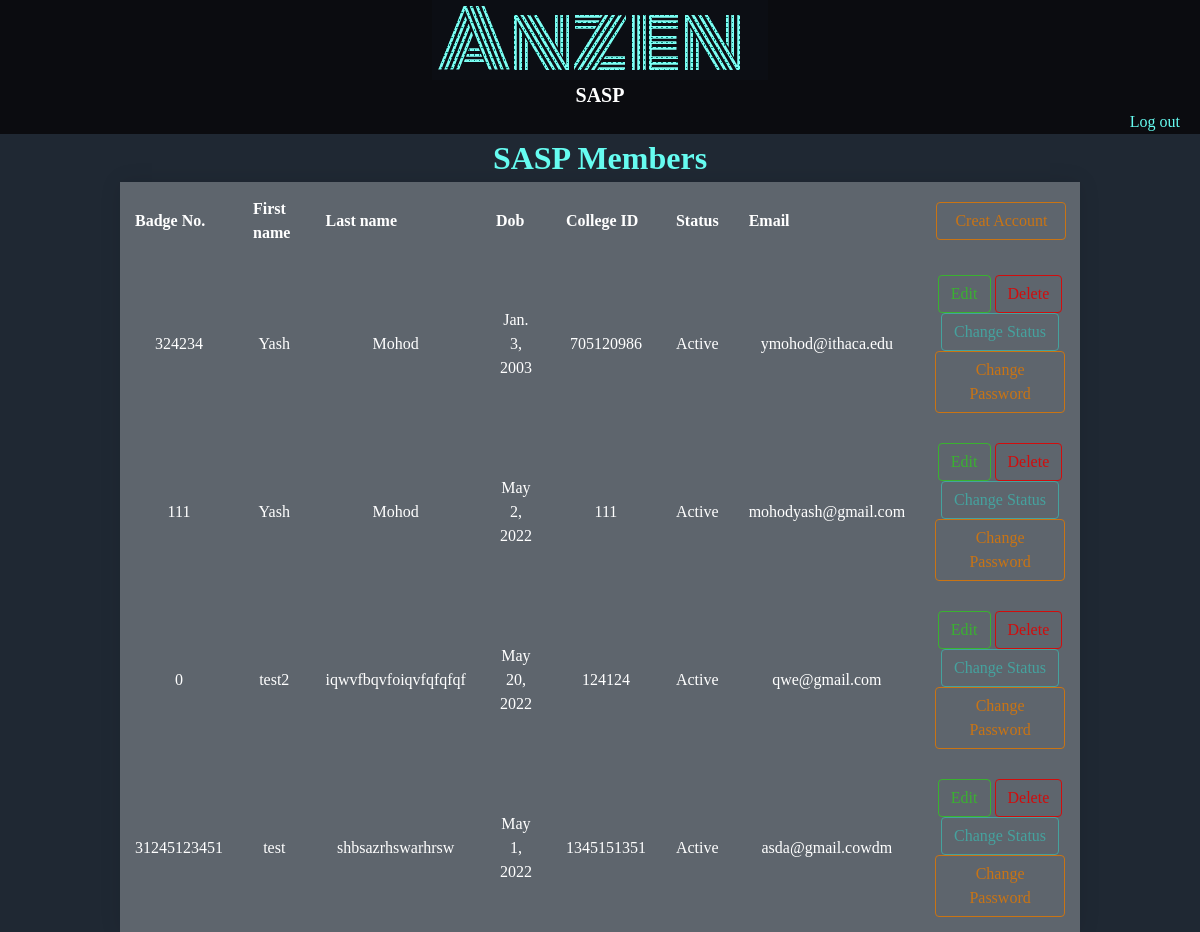
Page /userAccounts/ (signed in) on the earlier database version.
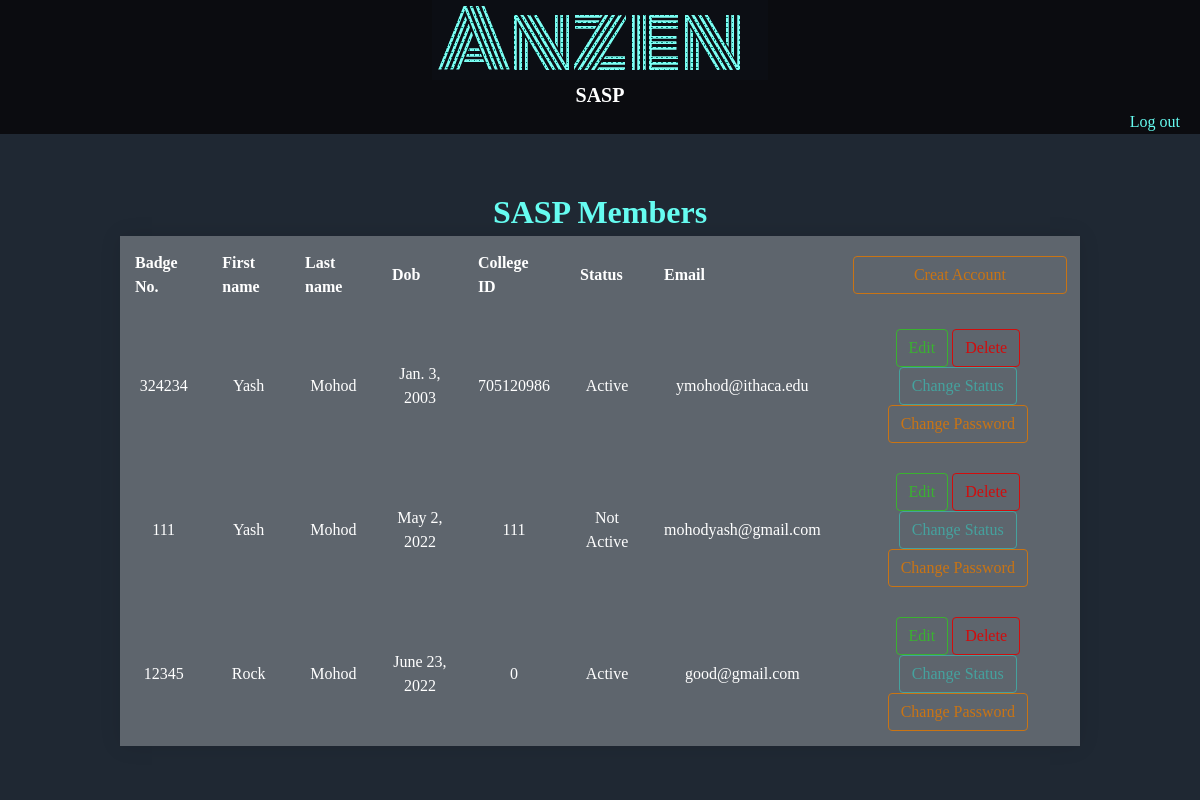
Same page on the later database version.
### accounts/models.py (models this page shows, shortened)
class User(AbstractBaseUser,PermissionsMixin):
    badgeNo = models.IntegerField(null=True)
    firstName = models.CharField(max_length=50,null=True)
    lastName = models.CharField(max_length=50,null=True)
    dob = models.DateField( auto_now=False, auto_now_add=False,null=True)
    collegeId = models.IntegerField(null=True)
    status = models.CharField(default='Active',max_length=50, choices=[('Active','Active'),('Not Active','Not Active')])
    email = models.EmailField( max_length=254, unique=True)
    is_superuser = models.BooleanField(default=False)
    is_staff = models.BooleanField(default=True)
    objects= CustomAccountManager()
    USERNAME_FIELD = 'email'

### accounts/views.py (the view, shortened to what this page needs)
# urls.py: path('userAccounts/',views.userAccounts,name='userAccounts'),
@login_required(login_url='login')
def userAccounts(request):
    print(request)
    users = models.User.objects.all()
    context ={'users':users }
    return render(request,'accounts/account_management/userAccounts.html',context)

### accounts/templates/accounts/account_management/userAccounts.html (shortened to what this page needs)
{% extends 'accounts/index.html' %}
{% block content %}
    <div class="accountsDisplay">
        <H1 style="color:#66fcf1 ;">
            SASP Members
        </H1>
        <form class="accountsDisplayForm" action="" method="POST">
            <table >
                <tr>
                    <th>Badge No.</th>
                    <th>First name</th>
                    <th>Last name</th>
                    <th>Dob</th>
                    <th>College ID</th>
                    <th>Status</th>
                    <th>Email</th>
                    <th><a href="{% url 'register' %}"><button type="button" class="newInceidentButton" style="width: 100%;">Creat Account</button></a></th>
                </tr>
                {% for user in users %}
                <tr>
                    <td> {{ user.badgeNo }}</td>
                    <td>{{ user.firstName }}</td>
                    <td>{{ user.lastName }}</td>
                    <td>{{ user.dob }}</td>
                    <td>{{ user.collegeId }}</td>
                    <td>{{ user.status }}</td>
                    <td> {{ user.email }}</td>
                    <td>
                        <button type="submit" class="editButton" value="edit" name="0{{user.id}}">Edit</button>
                        <button type="submit" class="deleteButton" value="delete" name="1{{user.id}}">Delete</button>
                        <button type="submit" class="statusButton" value="changestat" name="2{{user.id}}"> Change Status</button>
                        <button type="submit" class="passButton" value="changepass" name="3{{user.id}}"> Change Password</button>
                    </td>
                </tr>
                {% endfor %}
            </table>
        </form>
    </div>
{% endblock content %}

### accounts/templates/accounts/index.html (shortened to what this page needs)
{% load static %}
<!DOCTYPE html>
<html lang="en">
<head>
    <link rel="stylesheet" href="{% static 'accounts.css' %}">
</head>
<body>
    <div class='navBar'>
        <div class="navBarTitle">
            <div class="navBarTitleText">
                {% if request.user.is_authenticated %}
                    <a href="{% url 'dashBoard' %}"><img src="{% static 'imgs/title.gif' %}" alt="" srcset=""></a>
                {% else %}
                    <a href="{% url 'home' %}"><img src="{% static 'imgs/title.gif' %}" alt="" srcset=""></a>
                {% endif %}
                <h2>SASP</h2>
            </div>
            <div class="navBarTitleButtons">
                {% block log %}
                    {% if request.user.is_authenticated %}
                        <a href="{% url 'logout' %}">
                            Log out
                        </a>
                    {% else %}
                        <a href="{% url 'login' %}">
                            Log in
                        </a>
                    {% endif %}
                {% endblock %}
            </div>
        </div>
    </div>
    <div class="mainBody">
        {% block content %}
        {% endblock content %}
    </div>
</body>
</html>

### accounts/static/accounts.css (style rules this page uses)
*, *::before, *::after { box-sizing: border-box; }
body, h1, h2, h3, h4, p, figure, blockquote, dl, dd { margin: 0; }
body { min-height: 100vh; text-rendering: optimizeSpeed; line-height: 1.5; }
a:not([class]) { text-decoration-skip-ink: auto; }
img, picture { max-width: 100%; display: block; }
input, button, textarea, select { font: inherit; }
body { display: flex; display: flex; flex-flow:column; height: 100%; }
.navBar { background-color: #0B0C10 ; flex: 0 1 auto; display: flex; flex-direction: row; justify-content: center; align-items: center; }
.navBarTitle { display: flex; flex-direction: column; justify-content: center; align-items: center; width: 100%; }
.navBarTitle a { text-decoration: none; }
.navBarTitle h2 { font-size: 20px; color: #ffffff; }
.navBarTitleText { display: flex; flex-direction: column; justify-content: center; align-items: center; }
.navBarTitleButtons { display: flex; flex-direction: row-reverse; width: 100%; }
.navBarTitleButtons a { padding-right: 20px; text-decoration: none; color: #66fcf1; }
.mainBody { background-color: #1f2833 ; flex: 1 1 auto; display: flex; flex-direction: column; justify-content: center; align-items: center; }
.accountsDisplay { width: 100%; display: flex; flex-direction: column; justify-content: space-evenly; align-items: center; }
.accountsDisplayForm { display: flex; flex-direction: column; justify-content: space-evenly; align-items: center; padding-left: 10%; padding-right: 10%; }
.accountsDisplayForm table { width: 100%; color: #ffffff; background-color: rgba(255, 255, 255, 0.1); text-align: center; }
.editButton { cursor: pointer; outline: 0; display: inline-block; font-weight: 400; line-height: 1.5; text-align: center; background-color: transparent; border: 1px solid transparent; padding: 6px 12px; font-size: 1rem; border-radius: .25rem; transition: color .15s ease-in-out,background-color .15s ease-in-out,border-color .15s ease-in-out,box-shadow .15s ease-in-out; color: #24e00b9d; border-color: #24e00b9d; }
.deleteButton { cursor: pointer; outline: 0; display: inline-block; font-weight: 400; line-height: 1.5; text-align: center; background-color: transparent; border: 1px solid transparent; padding: 6px 12px; font-size: 1rem; border-radius: .25rem; transition: color .15s ease-in-out,background-color .15s ease-in-out,border-color .15s ease-in-out,box-shadow .15s ease-in-out; color: #d10d0d; border-color: #d10d0d; }
.statusButton { cursor: pointer; outline: 0; display: inline-block; font-weight: 400; line-height: 1.5; text-align: center; background-color: transparent; border: 1px solid transparent; padding: 6px 12px; font-size: 1rem; border-radius: .25rem; transition: color .15s ease-in-out,background-color .15s ease-in-out,border-color .15s ease-in-out,box-shadow .15s ease-in-out; color: #45a29e; border-color: #45a29e; }
.passButton { cursor: pointer; outline: 0; display: inline-block; font-weight: 400; line-height: 1.5; text-align: center; background-color: transparent; border: 1px solid transparent; padding: 6px 12px; font-size: 1rem; border-radius: .25rem; transition: color .15s ease-in-out,background-color .15s ease-in-out,border-color .15s ease-in-out,box-shadow .15s ease-in-out; color: #c97414; border-color: #c97414; }
.newInceidentButton { cursor: pointer; outline: 0; display: inline-block; font-weight: 400; line-height: 1.5; text-align: center; background-color: transparent; border: 1px solid transparent; padding: 6px 12px; font-size: 1rem; border-radius: .25rem; transition: color .15s ease-in-out,background-color .15s ease-in-out,border-color .15s ease-in-out,box-shadow .15s ease-in-out; color: #c97414; border-color: #c97414; margin-left: 1%; }
a { text-decoration: none; }
table { border-collapse: collapse; overflow: hidden; box-shadow: 0 0 20px rgba(0, 0, 0, 0.1); }
th, td { padding: 15px; background-color: rgba(255, 255, 255, 0.2); color: #fff; }
th { text-align: left; }
tbody td { position: relative; }

Differences in the rows shown:
removed User: badgeNo "0", firstName "test2", lastName "iqwvfbqvfoiqvfqfqfqf", dob "May 20, 2022", collegeId "124124", status "Active", email "qwe@gmail.com"
removed User: badgeNo "31245123451", firstName "test", lastName "shbsazrhswarhrsw", dob "May 1, 2022", collegeId "1345151351", status "Active", email "asda@gmail.cowdm"
changed User "mohodyash@gmail.com": status "Active" → "Not Active"
added User: badgeNo "12345", firstName "Rock", lastName "Mohod", dob "June 23, 2022", collegeId "0", status "Active", email "good@gmail.com"
